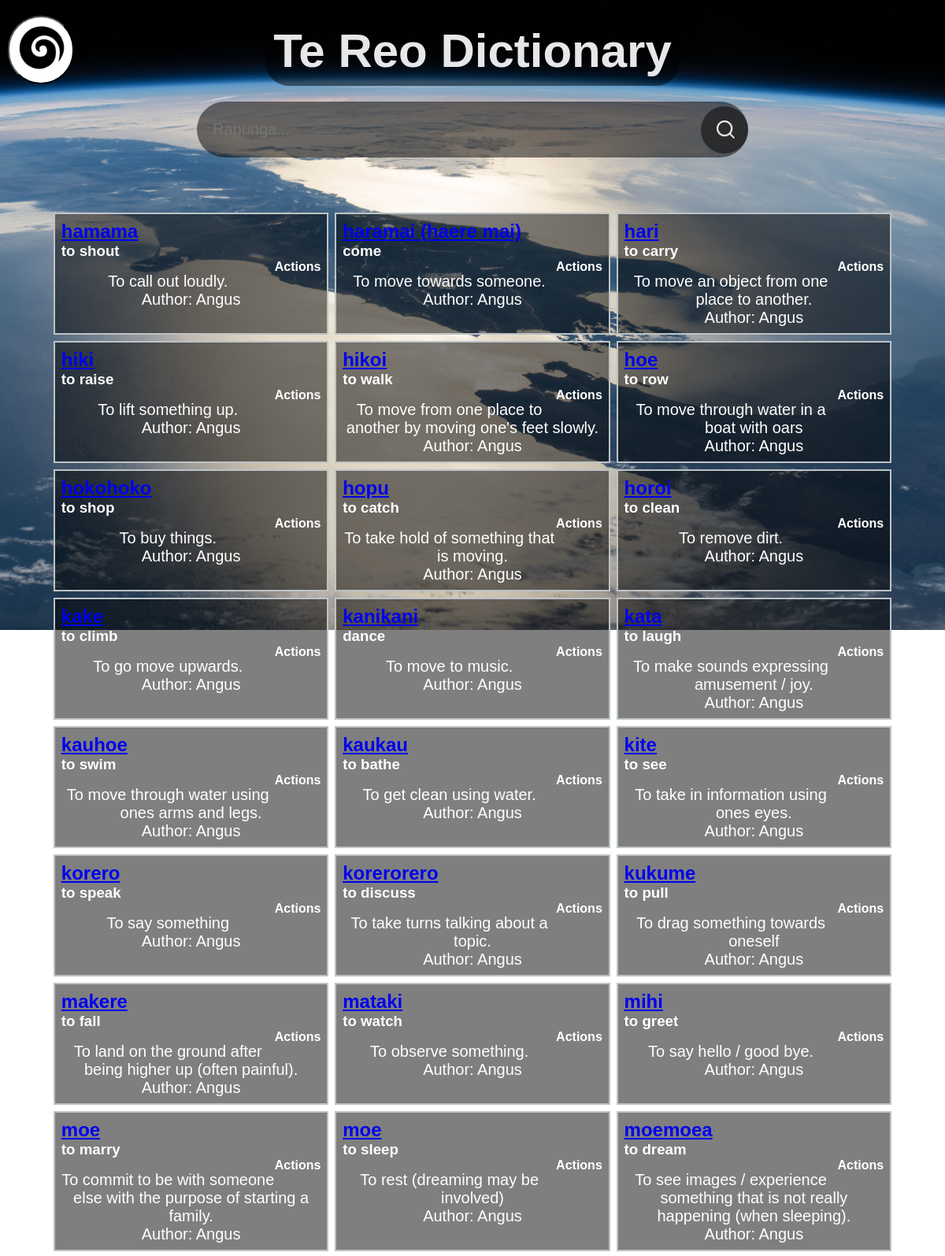
The app's page /words (upper part) with its own data.
### tables this page shows
CREATE TABLE Dictionary
(
    id         integer not null
        constraint Dictionary_pk
            primary key autoincrement,
    Maori      varchar(25),
    English    varchar(30),
    Category   varchar(50),
    Definition varchar(150),
    YearLevel  int(2),
    cat_id     integer
, Author char(100));

### app.py (the view)
@app.route('/words')
def render_dictionary():
    con = create_connection(DATABASE)
    query = "SELECT Maori, English, Category, Definition, YearLevel, Author FROM Dictionary"
    cur = con.cursor()
    cur.execute(query)
    dictionary = cur.fetchall()
    con.close()
    print(dictionary)
    return render_template('words.html', dictionary=dictionary, is_logged_in=is_logged_in(), is_teacher=is_teacher())

### app.py (called while the page is built)
def create_connection(db_file):
    try:
        connection = sqlite3.connect(db_file)
        return(connection)
    except Error as e:
        print(e)
    return None

def is_logged_in():
    if session.get("email") is None:
        print("not logged in")
        return False
    else:
        print("Logged in")
        return True

def is_teacher():
    if session.get("permissions") == "teacher":
        print('is teacher')
        return True
    else:
        print("is not teacher")
        return False

### templates/words.html
{% extends 'base.html' %}
{% block search %}
        <form method="POST" action="/search" class="search-bar-nonhome">
            <input type="text" placeholder="Rapunga..." name="search" id="search">
        <button type="submit"><img src="/static/images/search.png"></button>
    </form>
{% endblock %}
{% block main %}
    <div class="dictionary">
        {% for words in dictionary %}
            <div class="word-box">
                <div class="word-box-word">
                    <a href="{{ words[0] }}"><h2>{{ words[0] }}</h2></a>
                    <h3>{{ words[1] }}</h3>
                    <h4 style="float:right">{{ words[2] }}</h4>
                </div>
                <div class="word-box-definition">
                    <p>{{ words[3] }}</p>
                    <p>Author: {{ words[5] }}</p>
                </div>
            </div>
        {% endfor %}
    </div>
{% endblock  %}

### templates/base.html (shortened to what this page needs)
<!DOCTYPE html>
<html lang="en">
<head>
    <link href="{{ url_for('static', filename='style.css') }}" rel="stylesheet">
</head>
<body>
<div class ="headingbanner">
        <h1 style="padding: 10px">Te Reo Dictionary</h1>
        <button onclick="openNav()" class="NavButton"><img src="/static/images/logo.png" style="width: 80px; height: 80px;"></button>
</div>
<div class="headingbanner">
    {% block search %}
    {% endblock %}
</div>
<div class="container">
    {% block main %}
    {% endblock %}
</div>
</body>
</html>

### static/style.css (style rules this page uses)
* { font-family: 'Helvetica', 'Arial', sans-serif; padding: 0; margin: 0; }
p { font-family: 'Helvetica', 'Arial', sans-serif; font-size: 20px; font-weight: normal; text-align: center; }
.headingbanner { display: flex; font-weight: bold; font-family: 'Helvetica', 'Arial', sans-serif;; background-color: transparent; position: relative; justify-content: center; margin: 10px; margin-top: 20px; }
body { background-image: url("/static/images/newzealandfromspace.jpg"); background-repeat: no-repeat; background-size: cover; background-position: center; }
h1 { font-size: 60px; padding: 10px; background-color: rgba(0,0,0,.5); border-radius: 30px; align-items: center; text-align: center; color: #E5E7E9; }
.NavButton { position: absolute; left: 0; border-radius: 50px; background-color: white; }
.container { width: 90%; min-height: 63vh; padding: 5%; background: transparent; display: flex; align-items: center; justify-content: center; }
.dictionary { display: flex; flex-wrap: wrap; justify-content: space-evenly; }
.word-box { width: 32%; border: 2px solid rgba(189, 195, 199, 1.0); color: white; margin-bottom: 0.5rem; background-color: rgba(0,0,0,.5); }
.word-box-word { padding: 0.5rem; }
.word-box-definition { padding: 0.5rem; }
.search-bar-nonhome { width: 100%; max-width: 700px; background-color: rgba(0,0,0,.5); display: flex; align-items: center; border-radius:60px; color: white; }
.search-bar-nonhome input { background: transparent; flex: 1; border: 0; outline: none; padding: 24px 20px; font-size: 20px; color: white; }
.search-bar-nonhome button img { width: 25px; }
.search-bar-nonhome button { border:0; border-radius: 50%; width:60px; height:60px; background-color: rgba(0,0,0,.5);; }

### records on screen
Dictionary: Maori "hamama", English "to shout", Category "Actions", Definition "To call out loudly.", Author "Angus"
Dictionary: Maori "haramai (haere mai)", English "come", Category "Actions", Definition "To move towards someone.", Author "Angus"
Dictionary: Maori "hari", English "to carry", Category "Actions", Definition "To move an object from one place to another.", Author "Angus"
Dictionary: Maori "hiki", English "to raise", Category "Actions", Definition "To lift something up.", Author "Angus"
Dictionary: Maori "hikoi", English "to walk", Category "Actions", Definition "To move from one place to another by moving one's feet slowly.", Author "Angus"
Dictionary: Maori "hoe", English "to row", Category "Actions", Definition "To move through water in a boat with oars", Author "Angus"
Dictionary: Maori "hokohoko", English "to shop", Category "Actions", Definition "To buy things.", Author "Angus"
Dictionary: Maori "hopu", English "to catch", Category "Actions", Definition "To take hold of something that is moving.", Author "Angus"
Dictionary: Maori "horoi", English "to clean", Category "Actions", Definition "To remove dirt.", Author "Angus"
Dictionary: English "to climb", Category "Actions", Definition "To go move upwards.", Author "Angus"
Dictionary: Maori "kanikani", English "dance", Category "Actions", Definition "To move to music.", Author "Angus"
Dictionary: Maori "kata", English "to laugh", Category "Actions", Definition "To make sounds expressing amusement / joy.", Author "Angus"
Dictionary: Maori "kauhoe", English "to swim", Category "Actions", Definition "To move through water using ones arms and legs.", Author "Angus"
Dictionary: Maori "kaukau", English "to bathe", Category "Actions", Definition "To get clean using water.", Author "Angus"
Dictionary: Maori "kite", English "to see", Category "Actions", Definition "To take in information using ones eyes.", Author "Angus"
Dictionary: Maori "korero", English "to speak", Category "Actions", Definition "To say something", Author "Angus"
Dictionary: Maori "korerorero", English "to discuss", Category "Actions", Definition "To take turns talking about a topic.", Author "Angus"
Dictionary: Maori "kukume", English "to pull", Category "Actions", Definition "To drag something towards oneself", Author "Angus"
Dictionary: Maori "makere", English "to fall", Category "Actions", Definition "To land on the ground after being higher up (often painful).", Author "Angus"
Dictionary: Maori "mataki", English "to watch", Category "Actions", Definition "To observe something.", Author "Angus"
Dictionary: Maori "mihi", English "to greet", Category "Actions", Definition "To say hello / good bye.", Author "Angus"
Dictionary: Maori "moe", English "to marry", Category "Actions", Definition "To commit to be with someone else with the purpose of starting a family.", Author "Angus"
Dictionary: Maori "moe", English "to sleep", Category "Actions", Definition "To rest (dreaming may be involved)", Author "Angus"
Dictionary: Maori "moemoea", English "to dream", Category "Actions", Definition "To see images / experience something that is not really happening (when sleeping).", Author "Angus"
